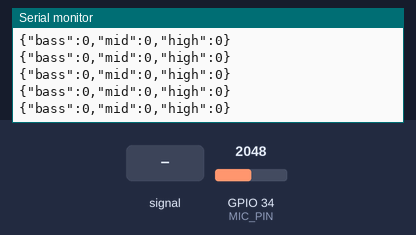
Simulated run of this sketch. Board: ESP32. On the bench: the last lines printed to the serial monitor. The test bench sets the inputs (shaded band); at power-on: GPIO 34 (MIC_PIN) = 2048 (analog values on the 0–4095 scale).

Above: at 1.2 s.
1.3 s: GPIO 34 (MIC_PIN) fed a 200 Hz sine of ±1023 counts around its level
At 1.42 s:
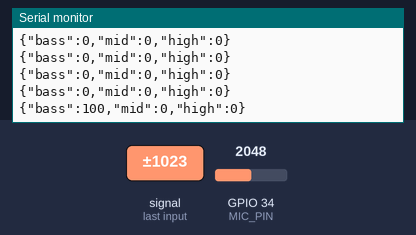
2.8 s: GPIO 34 (MIC_PIN) fed a 1000 Hz sine of ±1023 counts around its level
At 2.94 s:
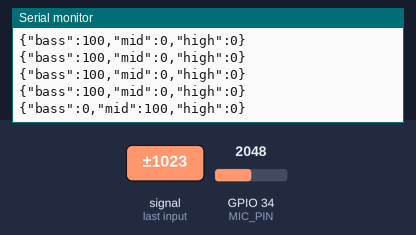
Timing chart, 0 to 5.8 s (numbered marks = the images above; inputs shaded):
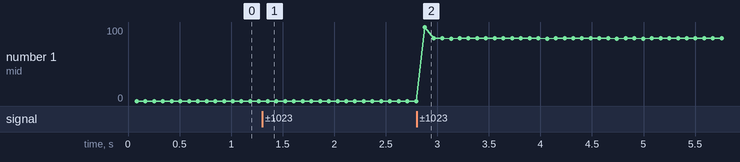

The sketch:

mic_input.ino
```cpp
#pragma GCC optimize ("-O3")
#pragma GCC optimize ("-fno-inline-small-functions")

#include <arduinoFFT.h>

#define SAMPLES 512
#define SAMPLING_FREQ 8000
#define MIC_PIN 34

double vReal[SAMPLES];
double vImag[SAMPLES];
ArduinoFFT<double> FFT = ArduinoFFT<double>(vReal, vImag, SAMPLES, SAMPLING_FREQ);

// Dynamic scaling variables
int bassSilence = 30, midSilence = 20, highSilence = 25;
int bassMax = 200000, midMax = 300000, highMax = 250000;

void setup() {
  Serial.begin(115200);
  analogReadResolution(12);
  analogSetAttenuation(ADC_11db);
}

void loop() {
  unsigned long t = micros();
  for (int i = 0; i < SAMPLES; i++) {
    vReal[i] = analogRead(MIC_PIN) - 2048;
    vImag[i] = 0;
    while(micros() - t < 125) {}
    t += 125;
  }

  FFT.windowing(FFT_WIN_TYP_HAMMING, FFT_FORWARD);
  FFT.compute(FFT_FORWARD);
  FFT.complexToMagnitude();

  float bass = 0, mid = 0, high = 0;

  for (int i = 3; i < SAMPLES/2; i++) {
    if (i <= 25) bass += vReal[i];
    else if (i <= 80) mid += vReal[i];
    else if (i <= 160) high += vReal[i];
  }

  // Dynamic scaling based on silence levels
  int bassLevel = constrain(map(bass, bassSilence*5000, bassMax, 0, 100), 0, 100);
  int midLevel = constrain(map(mid, midSilence*2000, midMax, 0, 100), 0, 100);
  int highLevel = constrain(map(high, highSilence*2000, highMax, 0, 100), 0, 100);

  // Apply threshold - if below silence level, set to 0
  if (bassLevel < 15) bassLevel = 0;
  if (midLevel < 15) midLevel = 0;
  if (highLevel < 15) highLevel = 0;

  Serial.printf("{\"bass\":%d,\"mid\":%d,\"high\":%d}\n", bassLevel, midLevel, highLevel);
}
```

Measured:
- after the input at 1.3 s, the serial monitor: prints a new line after 0.05 s (image 1)
- after the input at 2.8 s, the serial monitor: prints a new line after 0.08 s (image 2)
- plotted number 1: 0 → 85 after the input at 2.8 s
